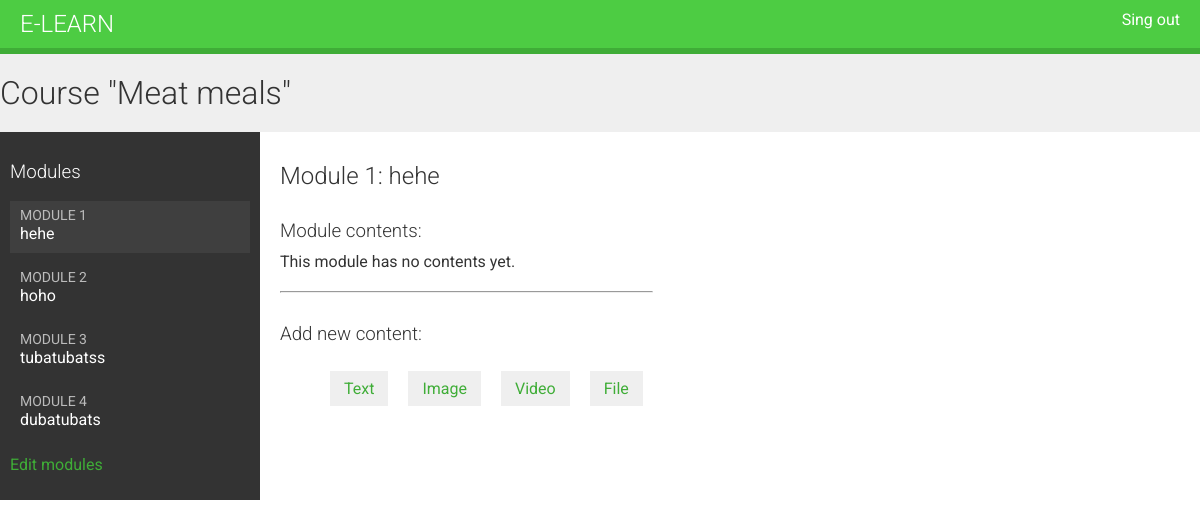
/course/module/1/ (signed in), run on an earlier commit of the app's database.
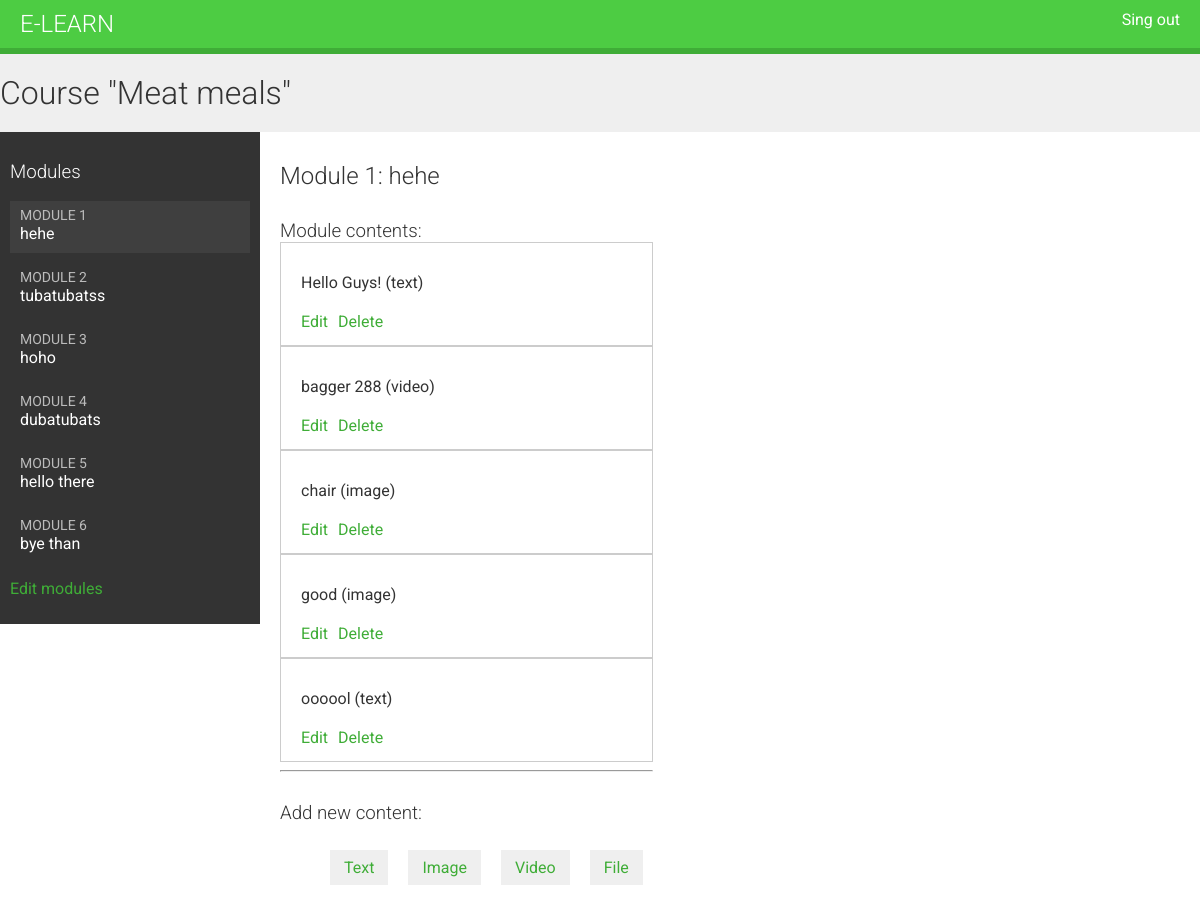
And on a later commit of the database.
### courses/models.py (models this page shows, shortened)
class Course(models.Model):
    owner = models.ForeignKey(User, related_name='courses_created')
    subject = models.ForeignKey(Subject, related_name='courses')
    title = models.CharField(max_length=200)
    slug = models.SlugField(max_length=200, unique=True)
    overview = models.TextField()
    created = models.DateTimeField(auto_now_add=True)
    class Meta:
        ordering = ('-created', )
    students = models.ManyToManyField(User, related_name='courses_joined', blank=True)

class Module(models.Model):
    course = models.ForeignKey(Course, related_name='modules')
    title = models.CharField(max_length=200)
    description = models.TextField(blank=True)
    order = OrderField(blank=True, for_fields=['course'])
    class Meta:
        ordering = ['order']

class Content(models.Model):
    module = models.ForeignKey(Module, related_name='contents')
    content_type = models.ForeignKey(ContentType, limit_choices_to={'model__in': ('text', 'video', 'image', 'file')})
    object_id = models.PositiveIntegerField()
    item = GenericForeignKey('content_type', 'object_id')
    order = OrderField(blank=True, for_fields=['module'])
    class Meta:
        ordering = ['order']

class ItemBase(models.Model):
    owner = models.ForeignKey(User, related_name='%(class)s_related')
    title = models.CharField(max_length=250)
    created = models.DateTimeField(auto_now_add=True)
    updated = models.DateTimeField(auto_now=True)
    class Meta:
        abstract = True
    def __str__(self):
        return self.title

class Text(ItemBase):
    content = models.TextField()

class Video(ItemBase):
    url = models.URLField()

class Image(ItemBase):
    file = models.FileField(upload_to='images')

### courses/views.py (the view)
# urls.py: url(r'^module/(?P<module_id>\d+)/$', views.ModuleContentListView.as_view(), name='module_content_list'),
class ModuleContentListView(TemplateResponseMixin, View):
    template_name = 'courses/manage/module/content_list.html'
    def get(self, request, module_id):
        module = get_object_or_404(Module, id=module_id, course__owner=request.user)
        return self.render_to_response({'module': module})

### courses/templatetags/course.py (called while the page is built)
@register.filter
def model_name(obj):
	try:
		return obj._meta.model_name
	except AttributeError:
		return None

### courses/templates/courses/manage/module/content_list.html (shortened to what this page needs)
{% extends "base.html" %}
{% load course %}
{% block content %}
{% with course=module.course %}
    <h1>Course "{{ course.title }}"</h1>
    <div class="contents">
        <h3>Modules</h3>
        <ul id="modules">
            {% for m in course.modules.all %}
                <li data-id="{{ m.id }}" {% if m == module %} class="selected"{% endif %}>
                    <a href="{% url "module_content_list" m.id %}">
                        <span>
                            Module <span class="order">{{ m.order | add:1 }}</span>
                        </span>
                        <br>
                        {{ m.title }}
                    </a>
                </li>
            {% empty %}
                <li>No modules yet.</li>
            {% endfor %}
        </ul>
        <p><a href="{% url "course_module_update" course.id %}">Edit modules</a></p>
    </div>
    <div class="module">
        <h2>Module {{ module.order|add:1 }}: {{ module.title }}</h2>
        <h3>Module contents:</h3>
        <div id="module-contents">
            {% for content in module.contents.all %}
                    <div data-id="{{ content.id }}">
                        {% with item=content.item %}
                            <p>{{ item }} ({{ item|model_name }})</p>
                            <a href="{% url "module_content_update"  module.id item|model_name item.id%}">Edit</a>
                            <form action="{% url "module_content_delete" content.id %}" method="post">
                                <input type="submit" value="Delete">
                            </form>
                        {% endwith %}
                    </div>
                {% empty %}
                    <p>This module has no contents yet.</p>
                {% endfor %}
                <hr>
                <h3>
                    Add new content:
                </h3>
                <ul class="content-types">
                    <li><a href="{% url "module_content_create" module.id "text" %}">Text</a></li>
                    <li><a href="{% url "module_content_create" module.id "image" %}">Image</a></li>
                    <li><a href="{% url "module_content_create" module.id "video" %}">Video</a></li>
                    <li><a href="{% url "module_content_create" module.id "file" %}">File</a></li>
                </ul>
        </div>
    </div>
{% endwith %}
{% endblock %}

### courses/templates/base.html (shortened to what this page needs)
{% load static %}
<!DOCTYPE html>
<html>
<head>
    <link href="{% static "css/base.css" %}" rel="stylesheet">
</head>
<body>
    <div id="header">
        <a href="/" class="logo">e-Learn</a>
        <ul class="menu">
            {% if request.user.is_authenticated %}
                <li><a href="{% url "logout" %}">Sing out</a></li>
            {% else %}
                <li><a href="{% url "login" %}">Sing in</a></li>
            {% endif %}
        </ul>
    </div>
    <div id="content">
        {% block content %}
        {% endblock %}
    </div>
</body>
</html>

### courses/static/css/base.css (style rules this page uses)
body { margin:0; font-family:'Roboto', sans-serif; font-weight:400; color:#333; }
a { color:#3fad37; text-decoration:none; }
h1, h2, h3, h4, h5, h6 { font-family:'Roboto', sans-serif; font-weight:300; }
h1 { background:#efefef; width:100%; overflow:auto; padding:20px 0 20px; margin:0; }
.module { overflow:auto; }
.module h3 { margin:30px 0 0; padding:0; width:100%; }
.module p { margin:10px 0 20px; width:100%; float:left; }
#header { background:#4dcc43; overflow:auto; padding:10px 20px; border-bottom:6px solid #3fad37; }
#header .logo { text-decoration:none; font-family:'Roboto', sans-serif; font-weight:300; text-transform:uppercase; font-size:24px; color:#fff; float:left; }
#header a { color:#fff; }
#header .menu { list-style:none; float:right; margin:0; padding:0; }
.contents { width:20%; padding:10px; float:left; background:#333; color: #fff; font-family:'Roboto', sans-serif; }
.contents ul { list-style:none; margin:0; padding:0; }
.contents ul li { margin:0 0 10px 0; padding:4px 10px 10px; overflow:auto; }
.contents ul li.selected { background:#3f3f3f; }
.contents ul span { text-transform:uppercase; color:#bbb; font-size:14px; }
.contents ul a { display:block; color:#fff; text-decoration:none; }
.module { padding:10px 20px; float:left; }
ul.content-types li { list-style:none; float:left; margin:10px; background:#efefef; padding:8px 14px; }
input, select, textarea { border:1px solid #ccc; border-bottom:3px solid #ccc; padding:8px 12px; font-size:16px; font-family:'Roboto', sans-serif; float:left; clear:both; width:300px; }
input[type=submit], a.button { border-radius:5px; background:#4dcc43; color:#fff; font-size:16px; text-transform:uppercase; border:none; padding:10px 20px; margin:20px 0; }
#module-contents div { padding:20px 20px 4px 20px; border:1px solid #ccc; background:#fff; overflow:auto; }
#module-contents a { float:left; }
#module-contents form { margin:0; padding:0; float:left; }
#module-contents input[type="submit"] { width:auto; background:none; color:#3fad37; margin:0 0 10px 10px; padding:0; text-transform:none; }

What changed in the data, as far as the page shows it:
changed Module "tubatubatss": order|add "3" → "2"; moves up the list
changed Module "hoho": order|add "2" → "3"
added Module: order|add "5", title "hello there"
added Module: order|add "6", title "bye than"
added Content: item "Hello Guys!", item|model_name "text"
added Content: item "bagger 288", item|model_name "video"
added Content: item "chair", item|model_name "image"
added Content: item "good", item|model_name "image"
added Content: item "oooool", item|model_name "text"
Also different on the page:
text no longer shown: "This module has no contents yet."
